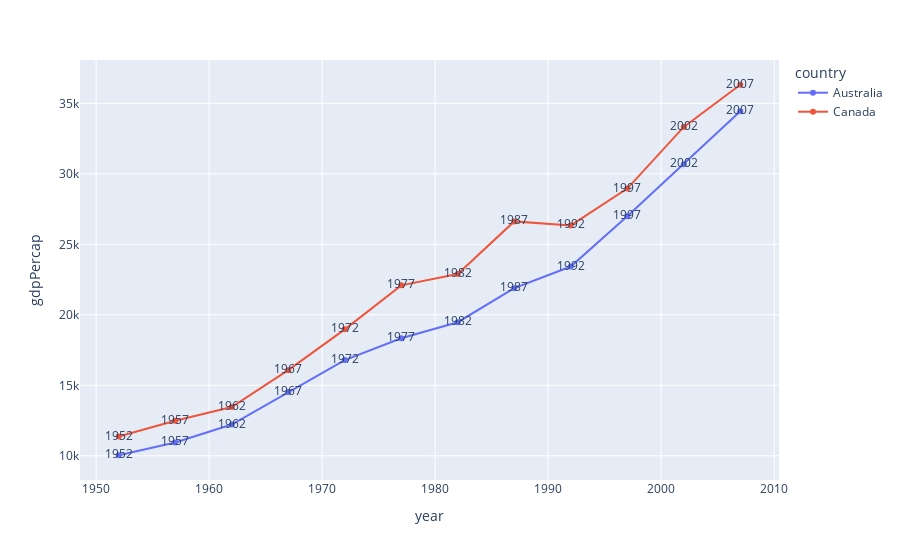

The cell this chart's notebook holds for it:
### Code cell
fig = px.line(df, x = 'year', y = 'gdpPercap', color = 'country', markers = True, text = 'year')
fig.show()

### Figure 1 — Plotly figure (JSON) as saved in the notebook; plotly's stock layout.template omitted (floating-point values rounded to 4 significant figures)
{"data": [{"hovertemplate": "country=Australia<br>year=%{text}<br>gdpPercap=%{y}<extra></extra>", "legendgroup": "Australia", "line": {"color": "#636efa", "dash": "solid"}, "marker": {"symbol": "circle"}, "mode": "lines+markers+text", "name": "Australia", "orientation": "v", "showlegend": true, "text": [1952.0, 1957.0, 1962.0, 1967.0, 1972.0, 1977.0, 1982.0, 1987.0, 1992.0, 1997.0, 2002.0, 2007.0], "type": "scatter", "x": [1952, 1957, 1962, 1967, 1972, 1977, 1982, 1987, 1992, 1997, 2002, 2007], "xaxis": "x", "y": [10040.0, 10950.0, 12220.0, 14530.0, 16790.0, 18330.0, 19480.0, 21890.0, 23420.0, 27000.0, 30690.0, 34440.0], "yaxis": "y"}, {"hovertemplate": "country=Canada<br>year=%{text}<br>gdpPercap=%{y}<extra></extra>", "legendgroup": "Canada", "line": {"color": "#EF553B", "dash": "solid"}, "marker": {"symbol": "circle"}, "mode": "lines+markers+text", "name": "Canada", "orientation": "v", "showlegend": true, "text": [1952.0, 1957.0, 1962.0, 1967.0, 1972.0, 1977.0, 1982.0, 1987.0, 1992.0, 1997.0, 2002.0, 2007.0], "type": "scatter", "x": [1952, 1957, 1962, 1967, 1972, 1977, 1982, 1987, 1992, 1997, 2002, 2007], "xaxis": "x", "y": [11370.0, 12490.0, 13460.0, 16080.0, 18970.0, 22090.0, 22900.0, 26630.0, 26340.0, 28950.0, 33330.0, 36320.0], "yaxis": "y"}], "layout": {"legend": {"title": {"text": "country"}, "tracegroupgap": 0}, "margin": {"t": 60}, "xaxis": {"anchor": "y", "domain": [0, 1], "title": {"text": "year"}}, "yaxis": {"anchor": "x", "domain": [0, 1], "title": {"text": "gdpPercap"}}}}
